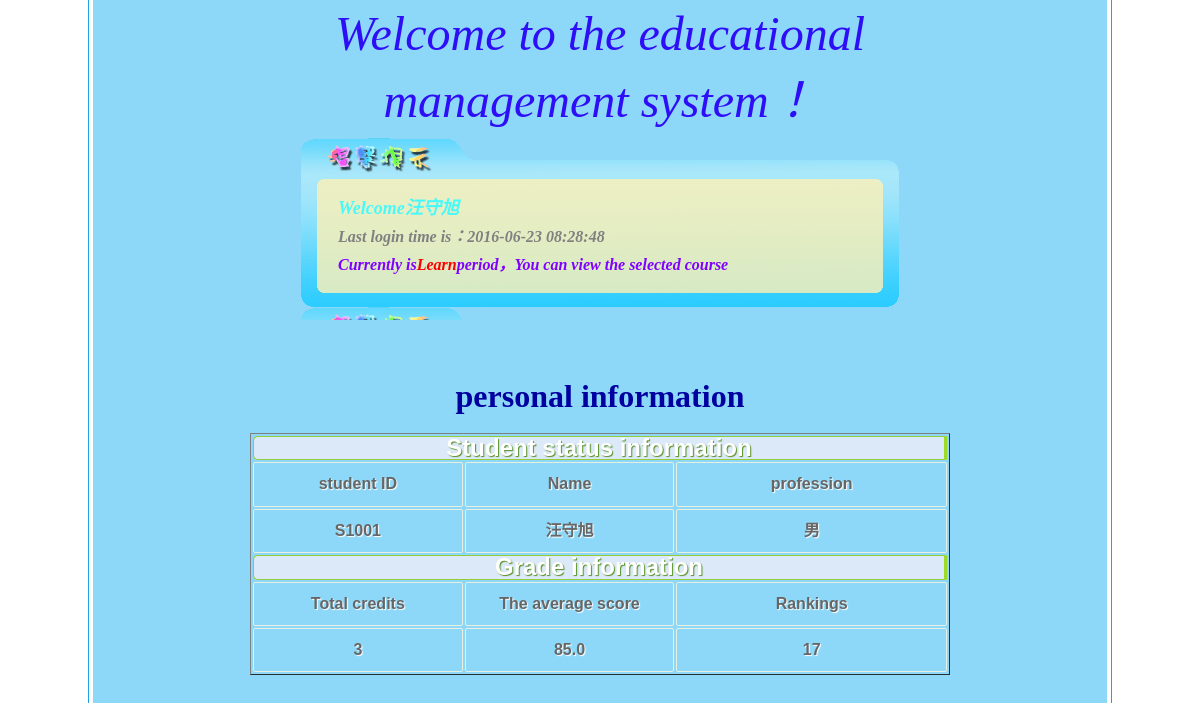
The app's page /student_main (signed in), older data.
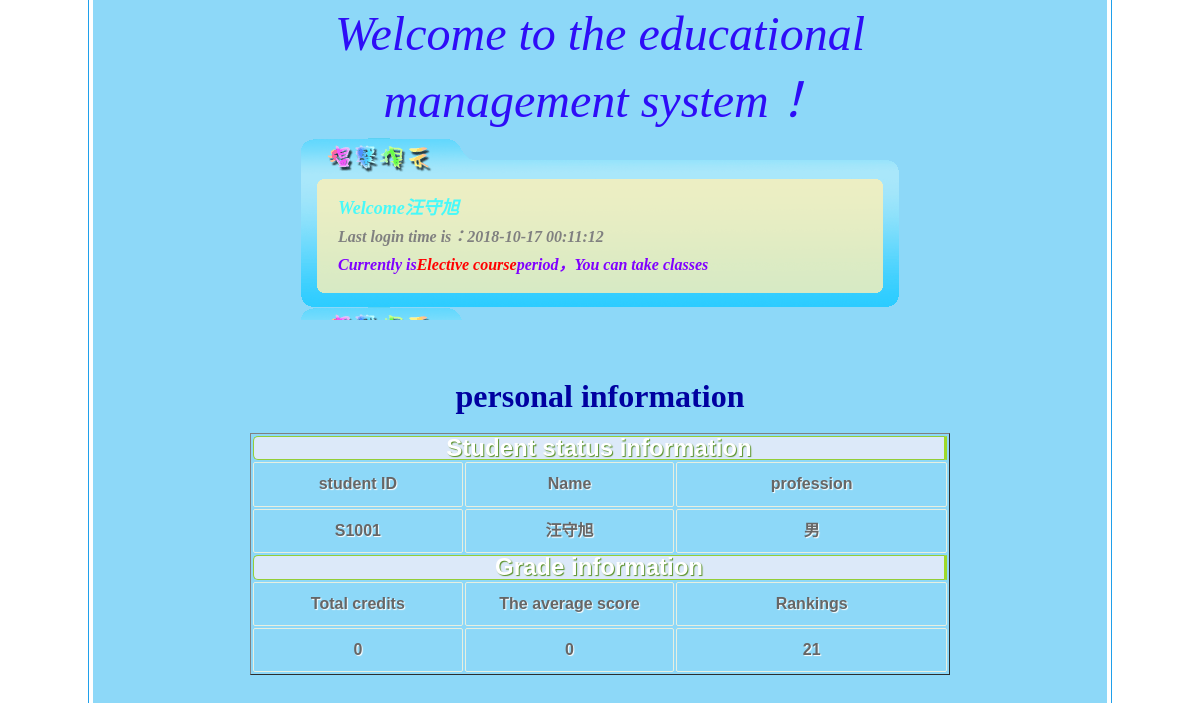
The same page, newer data.
### tables this page shows
CREATE TABLE "period" (
	 "period" varchar(20,0) NOT NULL,
	 "date" text(20,0) NOT NULL
);

### StuManager.py (the view)
@app.route('/student_main')
def student_main():
    if not session.get('role') or session['role'] != 'student':
        error = "You are not logged in or you are not a student"
        return render_template("login.html", error=error)
    cursor = get_db()
    info = dict()
    stu = cursor.execute("SELECT sno,sname,ssex,sdept FROM student WHERE sno=?", (session['username'],)).fetchone()
    sum_credit = cursor.execute("SELECT sum(ccredit) FROM sc ,course\
                                 WHERE sc.cno = course.cno AND grade >60 AND sno =?", (stu[0],)).fetchone()
    avg_grade = cursor.execute("SELECT avg(grade) FROM sc,course\
                                WHERE sc.cno=course.cno AND sno=?", (stu[0],)).fetchone()
    info['sno'] = stu[0]
    info['sname'] = stu[1]
    info['sdept'] = stu[2]
    info['lasttime'] = session['lasttime']
    info['period'] = cursor.execute("SELECT period FROM period").fetchone()[0]
    if info['period'] == 'Elective course':
        info['message'] = "You can take classes"
    else:
        info['message'] = "You can view the selected course"
    if not avg_grade or not avg_grade[0]:
        info['avg_grade'] = 0
    else:
        info['avg_grade'] = avg_grade[0]
    rank = cursor.execute("SELECT count(*)+1 AS count\
                          FROM (SELECT sno ,avg(grade) AS stu_avg\
                          FROM sc,course WHERE sc.cno=course.cno GROUP BY sno)\
                          WHERE stu_avg>?", (info['avg_grade'],)).fetchone()
    if rank:
        info['rank'] = rank[0]
    else:
        info['rank'] = 1
    if sum_credit and sum_credit[0]:
        info['sum_credit'] = sum_credit[0]
    else:
        info['sum_credit'] = 0
    return render_template('student_main.html', stu_info=info)

### StuManager.py (called while the page is built)
def connect_db():
    conn = sqlite3.connect(app.config['DATABASE'])
    conn.row_factory = sqlite3.Row
    return conn

def get_db():
    if not hasattr(g, 'sqlite_db'):  # 未连接数据库
        g.sqlite_db = connect_db()
    return g.sqlite_db

### templates/student_main.html (shortened to what this page needs)
<!DOCTYPE HTML PUBLIC "-//W3C//DTD HTML 4.01 Transitional//EN">
<html>
  <head>
	<link rel="stylesheet" type="text/css" href="{{url_for('static', filename='css/mystyle1.css') }}">
    <link rel="stylesheet" href="{{ url_for('static',filename='css/style.css') }}">
  </head>
  <body>
    <table width="1024" height="661" bgcolor="#1fa0eb" align="center" border="0" cellspacing="0" cellpadding="0">
    <tr><td><table width="1022" height="660" bgcolor="#ffffff" align="center" border="0" cellspacing="0" cellpadding="0">
    <tr><td><table width="1014" height="652" bgcolor="#8dd8f8" align="center">
    <tr><td><table align="center">
    <tr><td width="724" height="80" style="FILTER: blur(direction=135,strength=8)" align="center"><i><font size="7" face="华文行楷" color="#2e0df7">Welcome to the educational management system！</font></i></td></tr>
    </table></td></tr>
    <tr><td><table background="{{url_for('static',filename='image/tips.gif')}}" align="center" width="598" height="169">
    <tr><td width="30"></td><td height="50"></td></tr>
    <tr ><td width="30"></td><td height="20" align="left"><em><font color="#48f9f9"><font size="4"><strong>Welcome{{ stu_info['sname'] }}</strong></font></font></em></td></tr>
    <tr ><td width="30"><br></td><td height="20"><em><font color="#808080"><strong>Last login time is：</strong></font><font color="#808080"><strong><font size="3">{{ stu_info['lasttime'] }}</font></strong></font></em></td></tr>
    <tr><td width="30"><br></td><td><em><font color="#8000ff"><strong>Currently is<font color="red">{{ stu_info['period'] }}</font>period，</strong></font><font size="3" color="#8000ff"><strong>{{ stu_info['message'] }}</strong></font></em></td></tr>
    <tr><td width="30"></td><td height="40"></td></tr>
    </table></td></tr>
    <tr><td height="120"><div align="center"><strong><font size="5" color="#0000a0"><br><br><font size="6">personal information</font><br></font></strong></div><br/>
    <table class="table1" width="700" border="1" align="center">
    <tr align="center"><th colspan="5"><font size="5">Student status information</font></th></tr>
    <tr align="center"><td width="150">student ID</td><td width="150">Name</td><td width="200">profession</td></tr>
    <tr align="center"><td width="150">{{ stu_info['sno'] }}</td><td width="150">{{ stu_info['sname'] }}</td><td width="200">{{ stu_info['sdept'] }}</td></tr>
    <tr align="center"><th colspan="5"><font size="5">Grade information</font></th></tr>
    <tr align="center" ><td width="100">Total credits</td><td width="100">The average score</td><td width="100">Rankings</td></tr>
    <tr align="center"><td width="100">{{ stu_info['sum_credit'] }}</td><td width="100">{{ stu_info['avg_grade'] }}</td></td><td width="100">{{ stu_info['rank'] }}</td></tr>
    </table></td></tr>
    <tr><td height="100"></td></tr>
    </table></td></tr>
    </table></td></tr>
  </body>
</html>

Row changes from the older to the newer data that the page shows:
removed period: period "Learn"
added period: period "Elective course"
Text that changed along with them:
{{ stu_info['lasttime'] }}: "2016-06-23 08:28:48" → "2018-10-17 00:11:12"
{{ stu_info['message'] }}: "You can view the selected course" → "You can take classes"
{{ stu_info['sum_credit'] }}: "3" → "0"
{{ stu_info['avg_grade'] }}: "85.0" → "0"
{{ stu_info['rank'] }}: "17" → "21"
